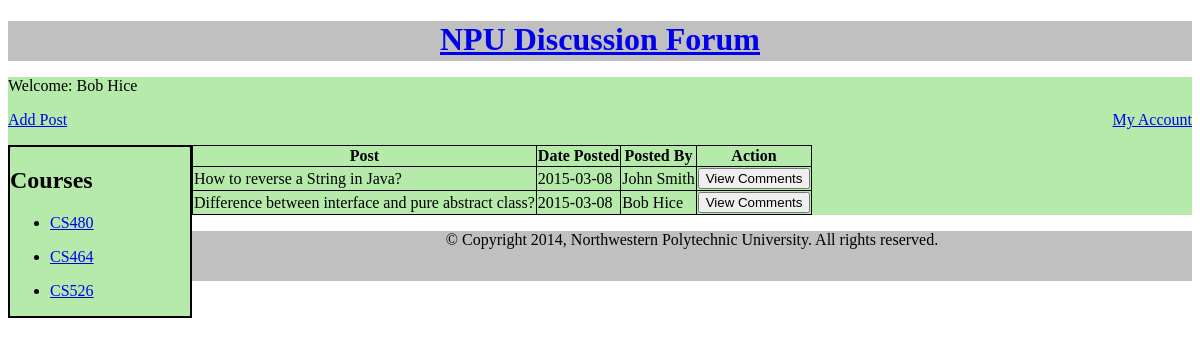
/login_check/index.php (signed in), run on the app's committed database.
### tables this page shows
CREATE TABLE IF NOT EXISTS users (
  userID INT NOT NULL AUTO_INCREMENT,
  firstName VARCHAR(45) NOT NULL,
  lastName VARCHAR(45) NOT NULL,
  emailID VARCHAR(45) NOT NULL,
  password VARCHAR(45) NOT NULL,
  phoneNumber VARCHAR(45) NULL,
  address VARCHAR(100) NULL,
  city VARCHAR(45) NULL,
  state VARCHAR(45) NULL,
  country VARCHAR(45) NULL,
  status VARCHAR(45) NULL,
  dateRegistered DATE NULL,
  lastUpdatedBy VARCHAR(45) NULL,
  lastUpdatedDate DATE NULL,
  PRIMARY KEY (userID),
  UNIQUE INDEX emailID_UNIQUE (emailID ASC));

CREATE TABLE IF NOT EXISTS posts (
  postID INT NOT NULL AUTO_INCREMENT,
  userID INT NOT NULL,
  course VARCHAR(45) NOT NULL,
  description VARCHAR(500) NOT NULL,
  status VARCHAR(45) NULL,
  datePosted DATE NULL,
  PRIMARY KEY (postID),
  INDEX post_userID_idx (userID ASC),
  CONSTRAINT post_userID
    FOREIGN KEY (userID)
    REFERENCES users (userID)
    ON DELETE CASCADE
    ON UPDATE CASCADE);

### Model/init.php (called while the page is built, shortened)
<?php
require 'db_connect.php';
require_once 'users_repository.php';
require_once 'posts_repository.php';
$users = new Users($db);
$posts = new Posts($db);
?>

### Model/users_repository.php (called while the page is built, shortened)
<?php
class Users {
    private $db;
    public function __construct($database) {
	    $this->db = $database;
	}
    public function getUserId(){
        if(isset($_SESSION['currentuser'])){
            $currentuser = $_SESSION['currentuser'];
            $querys = $this->db->prepare("SELECT userID,firstName,lastName from users WHERE emailID = :currentuser");
            $querys->bindValue(':currentuser', $currentuser);
            $querys->execute();
            return $querys->fetch();
        }
    }
}

### Model/posts_repository.php (called while the page is built, shortened)
<?php
class Posts {
    private $db;
    public function __construct($database) {
	    $this->db = $database;
	}
    public function getPosts($course){
            $querys = $this->db->prepare("SELECT p.*,u.* FROM posts p JOIN users u ON p.userID=u.userID WHERE p.course = :course");
            $querys->bindValue(':course', $course);
            $querys->execute();
            return $querys->fetchAll();
    }
    public function getCourse(){
            $querys = $this->db->prepare("SELECT DISTINCT(course) FROM posts");
            $querys->execute();
            return $querys->fetchAll();
    }
}

### login_check/loggedin.php (the view, shortened to what this page needs)
<!DOCTYPE html>
<html>
    <head>
        <link rel="stylesheet" type="text/css" href="../style.css" />
    </head>
    <body>
        <div id = "body">
        <p><?php echo 'Welcome: '.$uid['firstName'].' '.$uid['lastName']?></p>
        <p><a href="?action=myaccount_page" style="float:right;">My Account</a></p>
        <p><a href="?action=add_post">Add Post</a></p>
        <div id="sidebar">
        <h2>Courses</h2>
            <?php foreach ($cours as $crs) : ?>
                <ul>
                    <li>
                        <a href="?course_id=<?php echo $crs['course']; ?>">
                            <?php echo $crs['course']; ?>
                        </a>
                    </li>
                </ul>
            <?php endforeach; ?>
        </div>
            <table>
                <tr>
                    <th>Post</th>
                    <th>Date Posted</th>
                    <th>Posted By</th>
                    <th>Action</th>
                </tr>
                <?php foreach ($post as $pt) : ?>
                    <tr>
                        <td><?php echo $pt['description']; ?></td>
                        <td><?php echo $pt['datePosted']; ?></td>
                        <td><?php echo $pt['firstName'].' '.$pt['lastName']; ?></td>
                        <td>
                            <form action="." method="post">
                                <input type="submit" value="View Comments" />
                            </form>
                        </td>
                    </tr>
                <?php endforeach; ?>
            </table>
    </div>
    </body>
</html>

### style.css (style rules this page uses)
#sidebar { float: left; width: 180px; background-color:#B5EAAA; border:2px solid; box: 10px 10px 5px #888888; }
#body { background-color:#B5EAAA; }
#header { width: 100%; background-color: #C0C0C0; height: 40px; color: White; text-align: center; top:0px; }
#footer { float:bottom; background-color: #C0C0C0; height: 50px; text-align: center; }
table { border-collapse:collapse; }
table,th, td { border: 1px solid black; }

### data on the page
users: firstName "Bob", lastName "Hice"
posts: description "How to reverse a String in Java?", datePosted "2015-03-08", userID.firstName "John", userID.lastName "Smith"
posts: description "Difference between interface and pure abstract class?", datePosted "2015-03-08", userID.firstName "Bob", userID.lastName "Hice"

### other printed values
$crs['course'] "CS480"
$crs['course'] "CS464"
$crs['course'] "CS526"
